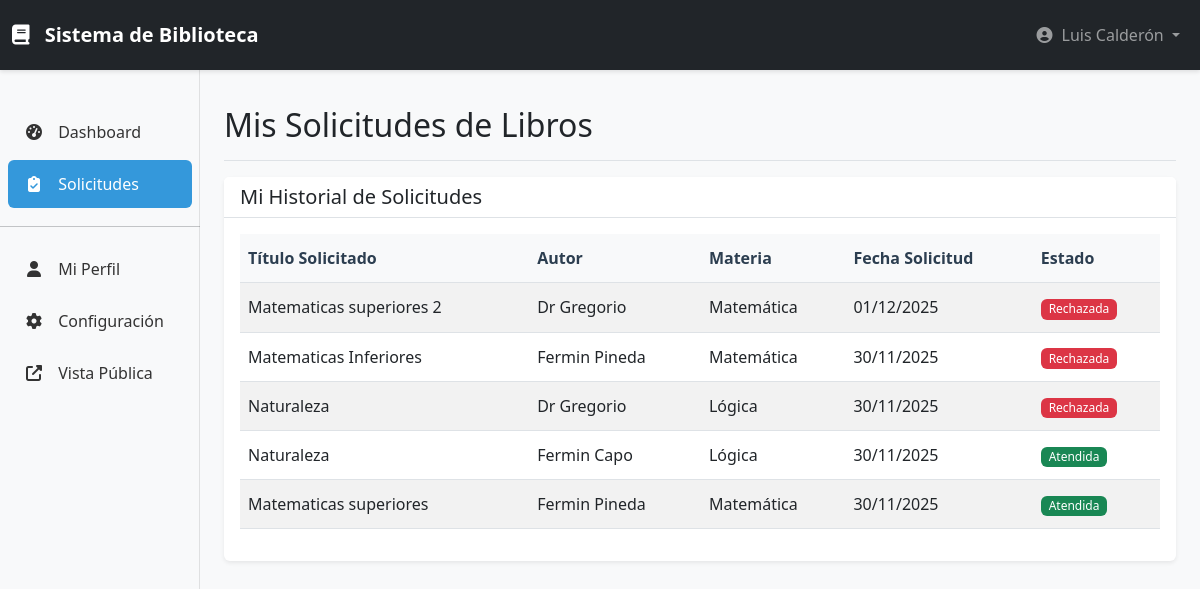
/WEB/dashboard/book-requests.php (signed in), run on the app's committed database.
### tables this page shows
CREATE TABLE IF NOT EXISTS `solicitudes_libros` (
  `id` int NOT NULL AUTO_INCREMENT,
  `titulo_solicitado` varchar(255) NOT NULL,
  `autor_solicitado` varchar(255) DEFAULT NULL,
  `materia` varchar(100) NOT NULL,
  `estudiante_id` int NOT NULL,
  `justificacion` text,
  `estado` enum('pendiente','atendida','rechazada') DEFAULT 'pendiente',
  `created_at` timestamp NULL DEFAULT CURRENT_TIMESTAMP,
  PRIMARY KEY (`id`),
  KEY `estudiante_id` (`estudiante_id`)
);

### WEB/includes/auth.php (called while the page is built, shortened)
<?php
require_once 'database.php';
class Auth {
    public static function isEstudiante() {
        return isset($_SESSION['role']) && $_SESSION['role'] === 'Estudiante';
    }
}
?>

### WEB/classes/Model.php (called while the page is built, shortened)
<?php
require_once '../includes/database.php';
require_once '../includes/functions.php';
class Model {
    public function __construct($table) {
        $this->db = new Database();
        $this->conn = $this->db->getConnection();
    }
}
?>

### WEB/includes/database.php (called while the page is built, shortened)
<?php
class Database {
    private $host = 'localhost';
    private $db_name = 'sistema_biblioteca';
    private $username = 'root';
    private $password = '';
    public function getConnection() {
        $this->conn = null;
        try {
            $this->conn = new PDO(
                "mysql:host=" . $this->host . ";dbname=" . $this->db_name . ";charset=utf8",
                $this->username,
                $this->password
            );
            $this->conn->setAttribute(PDO::ATTR_ERRMODE, PDO::ERRMODE_EXCEPTION);
        } catch(PDOException $exception) {
            echo "Error de conexión: " . $exception->getMessage();
        }
        return $this->conn;
    }
}
?>

### WEB/classes/Student.php (called while the page is built, shortened)
<?php
require_once 'Model.php';
class Student extends Model {
    public function getByUserId($usuario_id) {
        $query = "SELECT e.*,
                  CONCAT(e.primer_nombre, ' ', e.primer_apellido) as nombre_completo,
                  TIMESTAMPDIFF(YEAR, e.fecha_nacimiento, CURDATE()) as edad
                  FROM estudiantes e
                  WHERE e.usuario_id = :usuario_id AND e.activo = 1";
        $stmt = $this->conn->prepare($query);
        $stmt->bindParam(':usuario_id', $usuario_id);
        $stmt->execute();
        return $stmt->fetch(PDO::FETCH_ASSOC);
    }
}
?>

### WEB/classes/BookRequest.php (called while the page is built, shortened)
<?php
require_once 'Model.php';
class BookRequest extends Model {
public function getByStudentId($estudiante_id) {
    $query = "SELECT s.*,
              CONCAT(e.primer_nombre, ' ', e.primer_apellido) as estudiante_nombre,
              e.cip_identificacion as estudiante_cip,
              e.carrera as estudiante_carrera
              FROM solicitudes_libros s
              INNER JOIN estudiantes e ON s.estudiante_id = e.id
              WHERE s.estudiante_id = :estudiante_id
              ORDER BY s.created_at DESC";
    $stmt = $this->conn->prepare($query);
    $stmt->bindParam(':estudiante_id', $estudiante_id);
    $stmt->execute();
    return $stmt->fetchAll(PDO::FETCH_ASSOC);
}
}
?>

### WEB/includes/functions.php (called while the page is built, shortened)
<?php
function formatDate($date, $format = 'd/m/Y') {
    $datetime = new DateTime($date);
    return $datetime->format($format);
}
?>

### WEB/dashboard/book-requests.php (the view, shortened to what this page needs)
<?php
require_once '../includes/auth.php';
require_once '../classes/BookRequest.php';
require_once '../classes/Student.php';
$requestModel = new BookRequest();
$studentModel = new Student();
if (Auth::isEstudiante()) {
    $estudiante_actual = $studentModel->getByUserId($_SESSION['user_id']);
    if ($estudiante_actual) {
        $solicitudes = $requestModel->getByStudentId($estudiante_actual['id']);
    } else {
        $solicitudes = [];
        $solicitudes_pendientes = [];
    }
} else {
    $solicitudes = $requestModel->getAllWithStudentInfo();
    $solicitudes_pendientes = $requestModel->getPendingRequests();
}
?>
<!DOCTYPE html>
<html lang="es">
<head>
    <link href="<?php echo BOOTSTRAP_CSS; ?>" rel="stylesheet">
    <link href="<?php echo FONTAWESOME; ?>" rel="stylesheet">
    <link href="../assets/css/custom.css" rel="stylesheet">
</head>
<body>
    <?php include 'includes/navbar.php'; ?>
    <div class="container-fluid">
        <div class="row">
            <?php include 'includes/sidebar.php'; ?>
            <main class="col-md-9 ms-sm-auto col-lg-10 px-md-4">
                <div class="d-flex justify-content-between flex-wrap flex-md-nowrap align-items-center pt-3 pb-2 mb-3 border-bottom">
                    <h1 class="h2">
                        <?php echo Auth::isEstudiante() ? 'Mis Solicitudes de Libros' : 'Solicitudes de Libros'; ?>
                    </h1>
                </div>
                <div class="card">
                    <div class="card-header">
                        <h5 class="card-title mb-0">
                            <?php echo Auth::isEstudiante() ? 'Mi Historial de Solicitudes' : 'Historial de Solicitudes'; ?>
                        </h5>
                    </div>
                    <div class="card-body">
                        <div class="table-responsive">
                            <table class="table table-striped table-hover">
                                <thead>
                                    <tr>
                                        <th>Título Solicitado</th>
                                        <th>Autor</th>
                                        <th>Materia</th>
                                        <th>Fecha Solicitud</th>
                                        <th>Estado</th>
                                    </tr>
                                </thead>
                                <tbody>
                                    <?php if (empty($solicitudes)): ?>
                                        <tr>
                                            <td colspan="<?php echo Auth::isEstudiante() ? '5' : '7'; ?>" class="text-center text-muted">
                                                No hay solicitudes registradas.
                                            </td>
                                        </tr>
                                    <?php else: ?>
                                        <?php foreach ($solicitudes as $solicitud): ?>
                                        <tr>
                                            <td><?php echo htmlspecialchars($solicitud['titulo_solicitado']); ?></td>
                                            <td><?php echo htmlspecialchars($solicitud['autor_solicitado']); ?></td>
                                            <td><?php echo htmlspecialchars($solicitud['materia']); ?></td>
                                            <td><?php echo formatDate($solicitud['created_at']); ?></td>
                                            <td>
                                                <?php
                                                $estado_class = [
                                                    'pendiente' => 'warning',
                                                    'atendida' => 'success',
                                                    'rechazada' => 'danger'
                                                ];
                                                $estado_text = [
                                                    'pendiente' => 'Pendiente',
                                                    'atendida' => 'Atendida',
                                                    'rechazada' => 'Rechazada'
                                                ];
                                                ?>
                                                <span class="badge bg-<?php echo $estado_class[$solicitud['estado']]; ?>">
                                                    <?php echo $estado_text[$solicitud['estado']]; ?>
                                                </span>
                                            </td>
                                        </tr>
                                        <?php endforeach; ?>
                                    <?php endif; ?>
                                </tbody>
                            </table>
                        </div>
                    </div>
                </div>
            </main>
        </div>
    </div>
</body>
</html>

### WEB/assets/css/custom.css (style rules this page uses)
:root { --primary-color: #2c3e50; --secondary-color: #34495e; --accent-color: #3498db; --success-color: #27ae60; --warning-color: #f39c12; --danger-color: #e74c3c; }
body { font-family: 'Segoe UI', Tahoma, Geneva, Verdana, sans-serif; background-color: #f8f9fa; padding-top: 70px; }
main { margin-top: 0; padding: 20px; margin-left: 0; }
@media (min-width: 768px) { main { margin-left: 280px; } }
.card { border: none; box-shadow: 0 0.125rem 0.25rem rgba(0, 0, 0, 0.075); margin-bottom: 1.5rem; }
.card-header { background-color: white; border-bottom: 1px solid #dee2e6; font-weight: 600; }
.table th { border-top: none; font-weight: 600; color: var(--primary-color); background-color: #f8f9fa; }
.badge { font-size: 0.75em; font-weight: 500; }
.table > :not(caption) > * > * { padding: 0.75rem 0.5rem; }

### data on the page
solicitudes_libros: titulo_solicitado "Matematicas superiores 2", autor_solicitado "Dr Gregorio", materia "Matemática", created_at "01/12/2025", estado "Rechazada"
solicitudes_libros: titulo_solicitado "Matematicas Inferiores", autor_solicitado "Fermin Pineda", materia "Matemática", created_at "30/11/2025", estado "Rechazada"
solicitudes_libros: titulo_solicitado "Naturaleza", autor_solicitado "Dr Gregorio", materia "Lógica", created_at "30/11/2025", estado "Rechazada"
solicitudes_libros: titulo_solicitado "Naturaleza", autor_solicitado "Fermin Capo", materia "Lógica", created_at "30/11/2025", estado "Atendida"
solicitudes_libros: titulo_solicitado "Matematicas superiores", autor_solicitado "Fermin Pineda", materia "Matemática", created_at "30/11/2025", estado "Atendida"

### other printed values
$_SESSION['nombre_completo'] "Luis Calderón"
